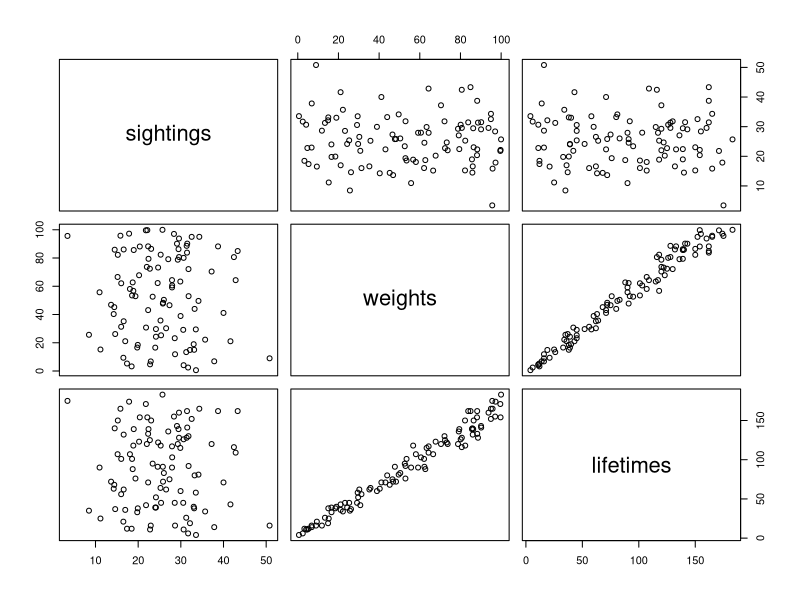
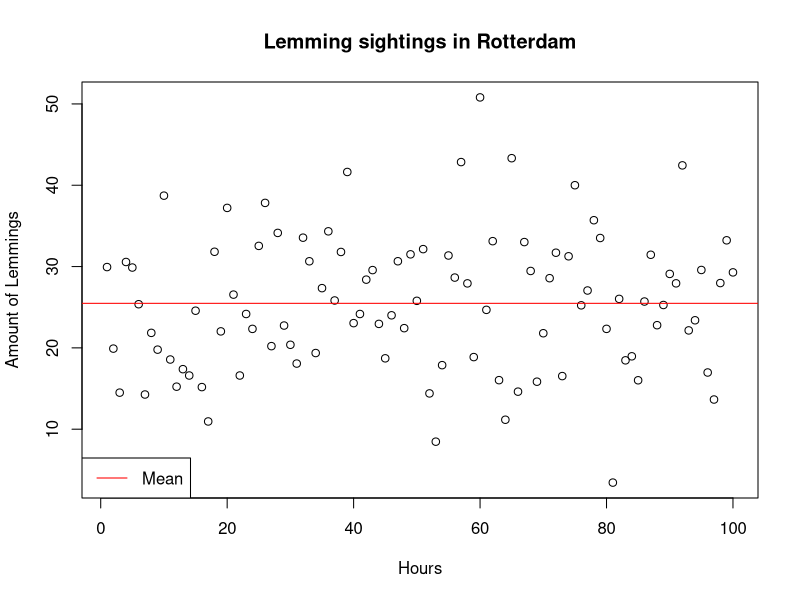
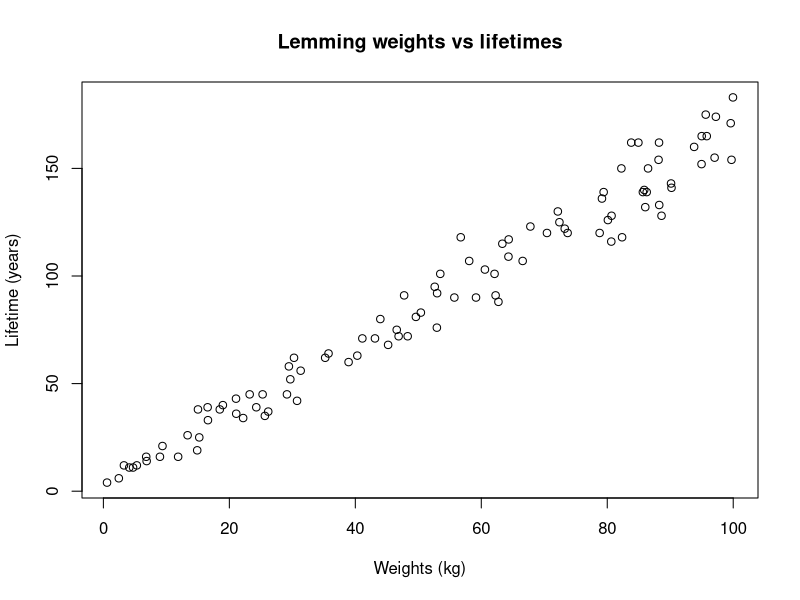
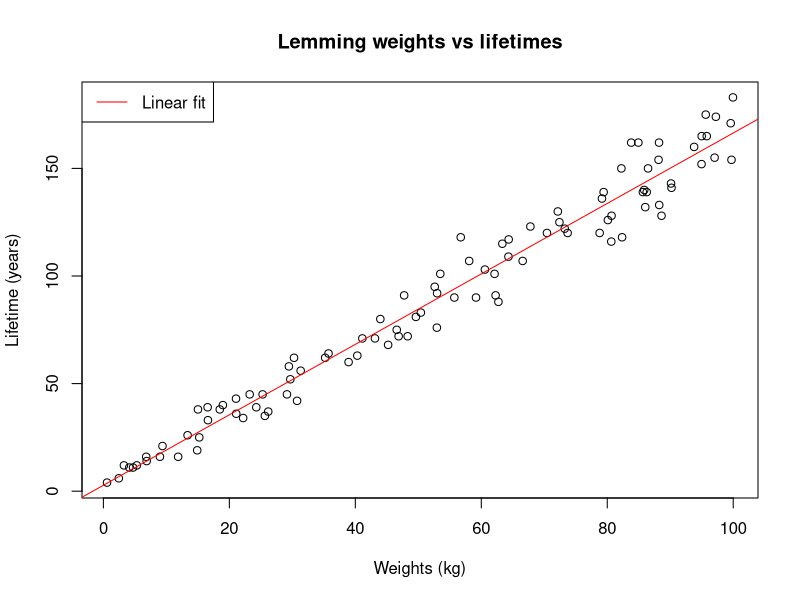

Write the R code that produced these figures, in order.
#Deadline October 30th 11:20 am

ds <- read.csv("lemming_data_21.csv")
library(plyr)
ds <- rename(ds,c(
  "x" = "sightings", #Lemming sightings per hour in Rotterdam
  "y" = "weights", #Lemming weight in kg
  "z" = "lifetimes" #Lemming lifetime in years
  ))
pairs(ds)

#1. Plot the distribution of the variable x. What is the mean, standard deviation
# and error on the mean? Show your plot and state your answers.
plot(ds$sightings, main="Lemming sightings in Rotterdam", xlab="Hours", ylab="Amount of Lemmings")
abline(h = mean(ds$sightings), col="red")
legend(
  "bottomleft",
  "Mean",
  lty=1,
  col="red"
  )

#Taken from: http://stackoverflow.com/questions/2676554/in-r-how-to-find-the-standard-error-of-the-mean
sem <- function(x) sd(x)/sqrt(length(x)) #Function to find the "standard error on the mean" of a sample

#25.47741
mean_sightings <- mean(ds$sightings)
#8.373527
sd_sightings <- sd(ds$sightings)
#0.8373527
sem_sightings <- sem(ds$sightings)

#52.98623
mean_weights <- mean(ds$weights)
#30.25457
sd_weights <- sd(ds$weights)
#3.025457
sem_weights <- sem(ds$weights)

#89.51
mean_lifetimes <- mean(ds$lifetimes)
#50.30623
sd_lifetimes <- sd(ds$lifetimes)
#5.030623
sem_lifetimes <- sem(ds$lifetimes)

#2. What relationship is there between the variables y and z? Show your plot.
plot(ds$weights, ds$lifetimes, main="Lemming weights vs lifetimes", xlab="Weights (kg)", ylab="Lifetime (years)")
#Strong linear relationship
#A Lemming can become on average 2 years old and maximum 4 years old: http://www.grenswetenschap.nl/permalink.asp?i=4384
#Lemming weight from 30 to 110 or up to 130 grams: http://www.helsinki.fi/science/metapop/species/lemmings.html

#3. Make a linear fit to the relationship between y and z. Show your fit on another
#plot. What are the best fit parameters and parameter errors? Are you happy with your fit?
model <- lm(ds$lifetimes ~ ds$weights)
#(Intercept)   ds$weights  
#2.769        1.637
plot(ds$weights, ds$lifetimes, main="Lemming weights vs lifetimes", xlab="Weights (kg)", ylab="Lifetime (years)")
abline(model, col="red")
legend(
  "topleft",
  "Linear fit",
  lty=1,
  col="red"
)

#4. Research lemmings. Do your results make sense? Discuss.
